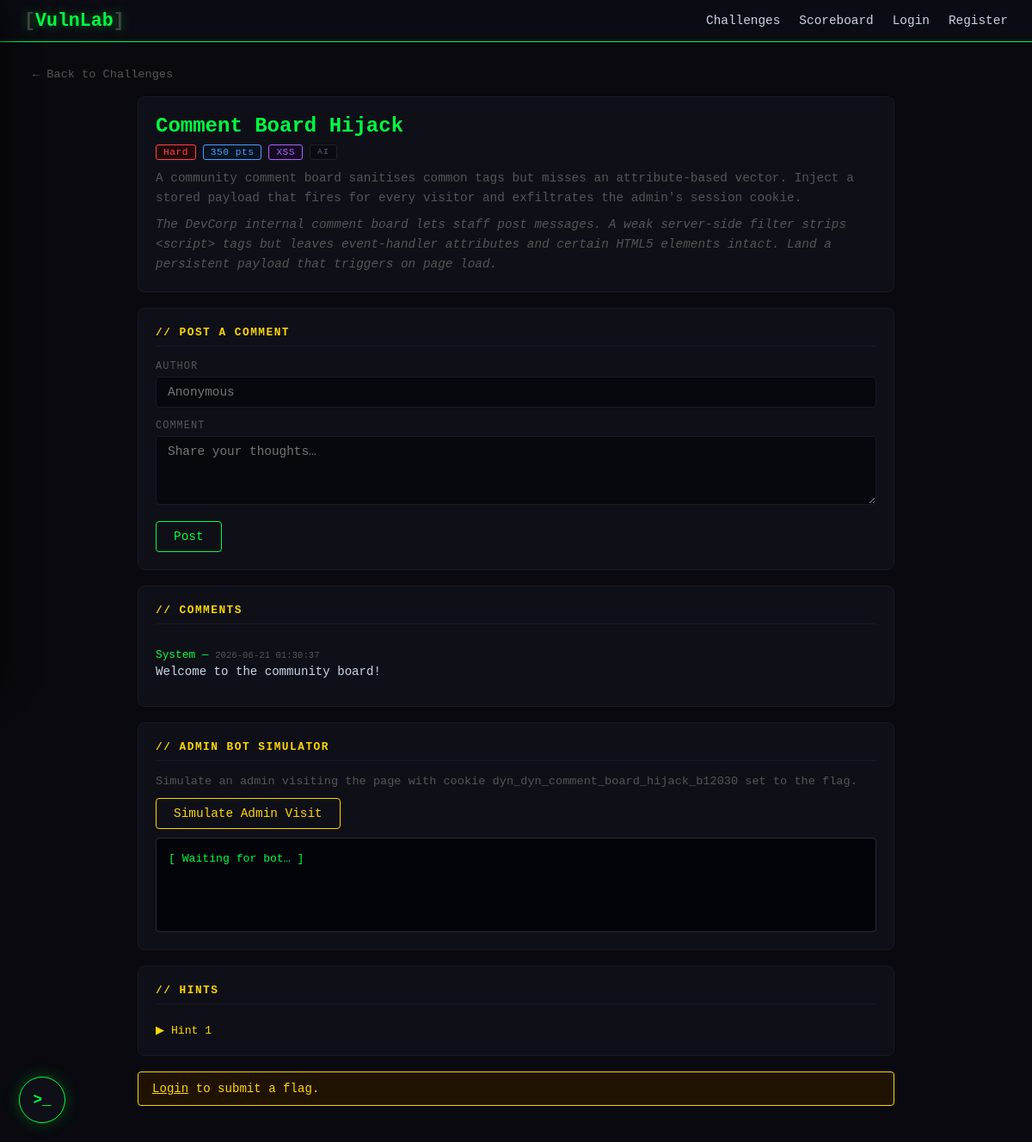
Page /challenges/d/dyn_comment_board_hijack_b12030 on the committed database.
### tables this page shows
CREATE TABLE dynamic_challenges (
        id          TEXT PRIMARY KEY,
        name        TEXT NOT NULL,
        category    TEXT NOT NULL,
        difficulty  TEXT NOT NULL,
        points      INTEGER NOT NULL,
        vuln_type   TEXT NOT NULL,
        description TEXT NOT NULL,
        context     TEXT NOT NULL DEFAULT '',
        flag        TEXT NOT NULL,
        config      TEXT NOT NULL DEFAULT '{}',
        created_at  TIMESTAMP DEFAULT CURRENT_TIMESTAMP
    , model TEXT NOT NULL DEFAULT '');

CREATE TABLE dynamic_comments (
        id           INTEGER PRIMARY KEY AUTOINCREMENT,
        challenge_id TEXT NOT NULL,
        author       TEXT NOT NULL DEFAULT 'Anonymous',
        comment      TEXT NOT NULL,
        ts           TIMESTAMP DEFAULT CURRENT_TIMESTAMP
    );

### app.py (the view, shortened to what this page needs)
@app.route('/challenges/d/<cid>', methods=['GET', 'POST'])
def dynamic_challenge(cid):
    db = get_db()
    row = db.execute('SELECT * FROM dynamic_challenges WHERE id = ?', [cid]).fetchone()
    db.close()
    if not row:
        abort(404)
    ch = dict(row)
    vt = ch['vuln_type']
    if vt == 'xss_stored':
        db2 = get_db()
        comments = db2.execute(
            'SELECT * FROM dynamic_comments WHERE challenge_id = ? ORDER BY id DESC LIMIT 30',
            [cid]).fetchall()
        db2.close()
        resp = make_response(render_template('challenges/dynamic.html', ch=ch, comments=comments))
        resp.set_cookie(f'dyn_{cid}', ch['flag'], httponly=False)
        return resp

### app.py (called while the page is built)
def get_db():
    conn = sqlite3.connect(DATABASE)
    conn.row_factory = sqlite3.Row
    return conn

### templates/challenges/dynamic.html (shortened to what this page needs)
{% extends 'base.html' %}
{% block content %}
<a class="back-link" href="/">← Back to Challenges</a>
<div class="challenge-page" data-challenge="{{ ch.id }}">
  <div class="ch-header">
    <h2>{{ ch.name }}</h2>
    <div class="ch-meta">
      <span class="badge badge-{{ ch.difficulty|lower }}">{{ ch.difficulty }}</span>
      <span class="badge badge-points">{{ ch.points }} pts</span>
      <span class="badge badge-cat">{{ ch.category }}</span>
      <span class="badge" style="background:#0a0a14;color:#666;border:1px solid #222;font-size:.62rem;letter-spacing:1px">AI</span>
    </div>
    <p class="ch-desc">{{ ch.description }}</p>
    {% if ch.context %}
    <p class="ch-desc" style="margin-top:8px;color:var(--text-dim);font-style:italic">{{ ch.context }}</p>
    {% endif %}
  </div>
  {% if ch.vuln_type == 'sqli_login' %}
  <div class="ch-section">
    <h3>// Login Portal</h3>
    {% if result %}
      {% if result.success %}
      <div class="alert alert-success">✓ Logged in as <strong>{{ result.user }}</strong>!
        Secret: <strong>{{ result.secret }}</strong></div>
      {% else %}
      <div class="alert alert-error">✗ {{ result.message }}</div>
      {% endif %}
    {% endif %}
    <form method="POST">
      <div class="form-group"><label>Username</label>
        <input type="text" name="username" autofocus placeholder="admin"></div>
      <div class="form-group"><label>Password</label>
        <input type="password" name="password" placeholder="••••••••"></div>
      <button type="submit" class="btn btn-primary">Login</button>
    </form>
  </div>
  {% if query %}
  <div class="ch-section"><h3>// Generated Query</h3>
    <div class="code-block">{{ query }}</div></div>
  {% endif %}
  <div class="ch-section"><h3>// Hints</h3>
    <button class="hint-toggle" onclick="toggleHint('h1')">▶ Hint 1</button>
    <div class="hint-box" id="h1">What happens if you put a <code>'</code> in the username?</div>
    <button class="hint-toggle mt-10" onclick="toggleHint('h2')">▶ Hint 2</button>
    <div class="hint-box" id="h2">Try username: <code class="text-red">admin' --</code></div>
  </div>
  {% elif ch.vuln_type == 'xss_stored' %}
  <div class="ch-section">
    <h3>// Post a Comment</h3>
    <form method="POST">
      <div class="form-group"><label>Author</label>
        <input type="text" name="author" placeholder="Anonymous"></div>
      <div class="form-group"><label>Comment</label>
        <textarea name="comment" placeholder="Share your thoughts…"></textarea></div>
      <button type="submit" class="btn btn-primary">Post</button>
    </form>
  </div>
  <div class="ch-section"><h3>// Comments</h3>
    {% for c in comments %}
    <div class="comment">
      <div class="comment-author">{{ c.author }} — <small class="text-dim">{{ c.ts }}</small></div>
      <div class="comment-body">{{ c.comment | safe }}</div>
    </div>
    {% else %}<p class="text-dim">No comments yet.</p>
    {% endfor %}
  </div>
  <div class="ch-section">
    <h3>// Admin Bot Simulator</h3>
    <p class="text-dim" style="font-size:.85rem;margin-bottom:12px">
      Simulate an admin visiting the page with cookie <code>dyn_{{ ch.id }}</code> set to the flag.
    </p>
    <button class="btn btn-warning" onclick="runDynBot('{{ ch.id }}')">Simulate Admin Visit</button>
    <div class="terminal mt-10" id="bot-output">[ Waiting for bot… ]</div>
  </div>
  <div class="ch-section"><h3>// Hints</h3>
    <button class="hint-toggle" onclick="toggleHint('h1')">▶ Hint 1</button>
  </div>
  {% endif %}
  {% if session.username %}
  <div class="ch-section" data-challenge="{{ ch.id }}">
    <h3>// Submit Flag</h3>
    <div class="flag-row">
      <input type="text" id="flag-input" placeholder="FLAG{...}">
      <button id="flag-btn" class="btn btn-primary"
              onclick="submitFlag('{{ ch.id }}')">Submit</button>
    </div>
  </div>
  {% else %}
  <div class="alert alert-warning">
    <a href="/login" style="color:inherit">Login</a> to submit a flag.
  </div>
  {% endif %}
</div>
{% endblock %}

### static/css/style.css (style rules this page uses)
:root { --bg: #09090f; --bg-card: #0f0f18; --bg-nav: #0b0b13; --green: #00ff41; --green-d: #00c832; --red: #ff4444; --yellow: #ffd700; --blue: #4a9eff; --purple: #b060ff; --text: #c8d6e5; --text-dim: #555; --border: #1a1a28; }
*, *::before, *::after { margin: 0; padding: 0; box-sizing: border-box; }
body { font-family: 'Courier New', Courier, monospace; background: var(--bg); color: var(--text); min-height: 100vh; }
.badge { padding: 2px 8px; border-radius: 3px; font-size: .7rem; letter-spacing: .5px; }
.badge-hard { background:#220808; color:var(--red); border:1px solid var(--red); }
.badge-points { background:#081422; color:var(--blue); border:1px solid var(--blue); }
.badge-cat { background:#140a22; color:var(--purple); border:1px solid var(--purple); }
.btn { display: inline-block; padding: 9px 20px; border-radius: 4px; font-family: 'Courier New', monospace; font-size: .9rem; cursor: pointer; border: none; text-decoration: none; transition: all .18s; }
.btn-primary { background: transparent; border: 1px solid var(--green); color: var(--green); }
.btn-warning { background: transparent; border: 1px solid var(--yellow); color: var(--yellow); }
.challenge-page { max-width: 880px; margin: 0 auto; }
.ch-header { background: var(--bg-card); border: 1px solid var(--border); border-radius: 8px; padding: 20px; margin-bottom: 18px; }
.ch-header h2 { color: var(--green); margin-bottom: 8px; }
.ch-meta { display: flex; gap: 8px; flex-wrap: wrap; margin-bottom: 10px; }
.ch-desc { color: var(--text-dim); font-size: .9rem; line-height: 1.6; }
.ch-section { background: var(--bg-card); border: 1px solid var(--border); border-radius: 8px; padding: 20px; margin-bottom: 18px; }
.ch-section h3 { font-size: .8rem; text-transform: uppercase; letter-spacing: 1.5px; color: var(--yellow); margin-bottom: 16px; padding-bottom: 8px; border-bottom: 1px solid var(--border); }
.form-group { margin-bottom: 14px; }
label { display: block; font-size: .75rem; text-transform: uppercase; letter-spacing: 1px; color: var(--text-dim); margin-bottom: 5px; }
input[type=text], input[type=password], input[type=email], textarea, select { width: 100%; background: #07070e; border: 1px solid var(--border); border-radius: 4px; padding: 9px 13px; color: var(--text); font-family: 'Courier New', monospace; font-size: .9rem; transition: border-color .15s; }
textarea { min-height: 80px; resize: vertical; }
.terminal { background: #03030a; border: 1px solid #2a2a3a; border-radius: 4px; padding: 14px; font-size: .82rem; color: var(--green); min-height: 110px; white-space: pre-wrap; word-break: break-all; line-height: 1.5; }
.alert { padding: 11px 16px; border-radius: 4px; font-size: .88rem; margin-bottom: 14px; }
.alert-warning { background:#201200; border:1px solid var(--yellow);color:var(--yellow); }
.hint-toggle { background: none; border: none; font-family: inherit; font-size: .82rem; color: var(--yellow); cursor: pointer; padding: 0; margin-top: 6px; }
.comment { padding: 12px 0; border-bottom: 1px solid var(--border); }
.comment:last-child { border-bottom: none; }
.comment-author { color: var(--green); font-size: .8rem; margin-bottom: 4px; }
.comment-body { font-size: .88rem; }
.back-link { display: inline-block; color: var(--text-dim); text-decoration: none; font-size: .85rem; margin-bottom: 18px; }
.text-dim { color: var(--text-dim); }
.mt-10 { margin-top: 10px; }

### rows in the picture
dynamic_challenges: name "Comment Board Hijack", difficulty "Hard", points "350", category "XSS", description "A community comment board sanitises common tags but misses an attribute-based vector. Inject a stored payload that fires for every visitor and exfiltrates the admin's session cookie.", context "The DevCorp internal comment board lets staff post messages. A weak server-side filter strips <script> tags but leaves event-handler attributes and certain HTML5 elements intact. Land a persistent payload that triggers on page load.", id "dyn_comment_board_hijack_b12030"
dynamic_comments: author "System", ts "2026-06-21 01:30:37", comment "Welcome to the community board!"
